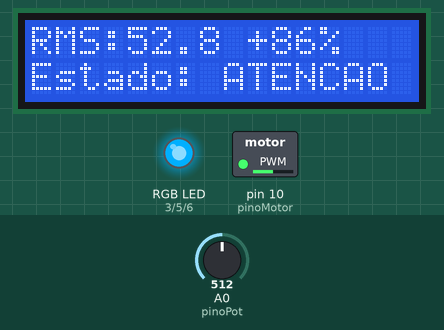
This sketch was run on a simulated Arduino Uno, built with avr-gcc and run on an emulated ATmega328P. Shown: 16×2 character LCD, switched loads named in the sketch (green lamp = pin HIGH), an RGB LED mixed from three pins (HIGH = lit). The inputs (shaded band) are chosen by the test bench; at power-on: A0 (pinoPot) = 512. Random numbers use the default seed unless the sketch sets one; what the sketch prints to the serial monitor is not drawn.

Above: at 5.8 s.
5.9 s: A0 (pinoPot) set to 306
At 6.56 s:
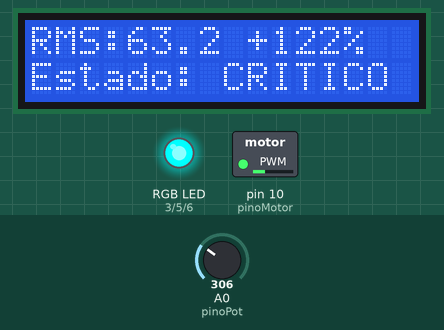
8.4 s: A0 (pinoPot) set to 496
At 8.82 s:
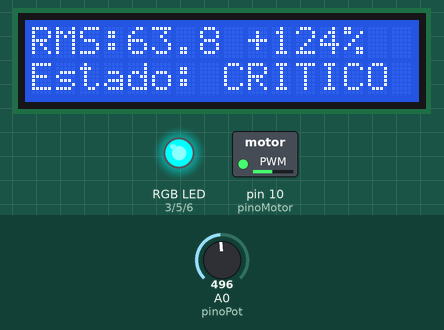
10.1 s: A0 (pinoPot) set to 511
At 10.53 s:
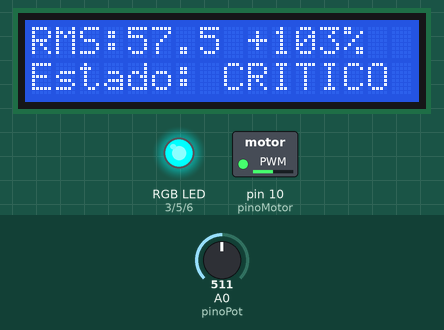
11.8 s: A0 (pinoPot) set to 1023
At 13.36 s:
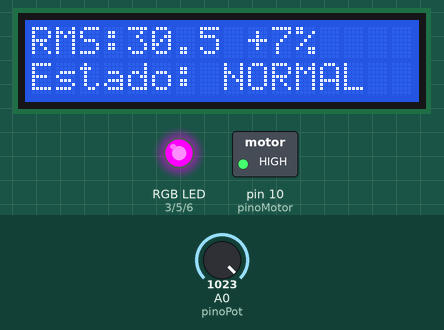
14.1 s: A0 (pinoPot) set to 933
At 14.48 s:
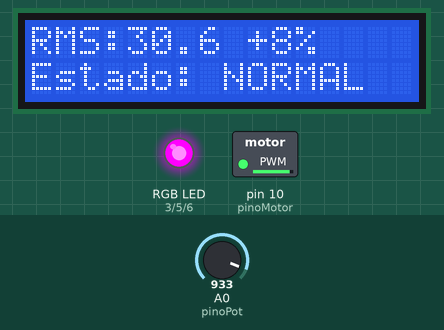
15.8 s: A0 (pinoPot) set to 919
At 18.6 s:
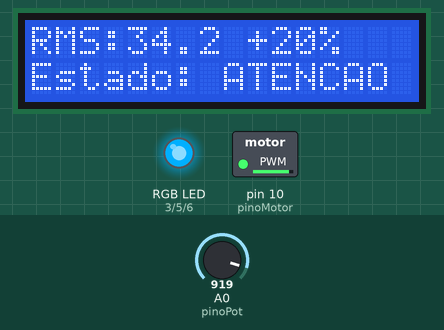
Timing chart, 0 to 19.0 s (numbered marks = the images above; inputs shaded):
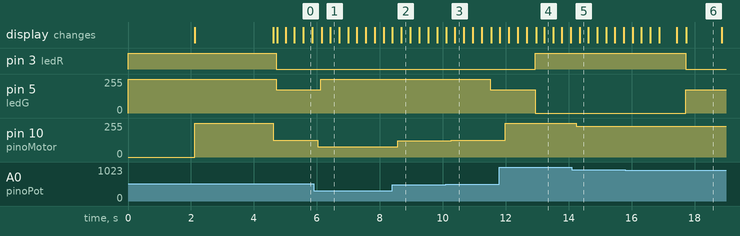

The sketch:

toolguard_tinkercad.ino
```cpp
#include <Wire.h>
#include <LiquidCrystal_I2C.h>
#include <math.h>

#define MODO_SIMULADO 1
#define INVERTER_POT 0

LiquidCrystal_I2C lcd(0x27, 16, 2);

const int ledR = 3;
const int ledG = 5;
const int ledB = 6;

const int pinoPot   = A0;
const int pinoMotor = 10;

const int PWM_ENSAIO = 255;

const int N_AMOSTRAS = 100;
const unsigned long INTERVALO_US = 1000;
const int JANELAS_CALIBRACAO = 10;

const float LIMITE_ATENCAO = 1.20;
const float LIMITE_CRITICO = 2.00;

const float BASELINE_MINIMO = 1.0;

const int PWM_NORMAL  = 255;
const int PWM_ATENCAO = 140;
const int PWM_CRITICO = 0;

const float AMP_BASE = 40.0;
const float FREQ_SIM = 50.0;

float rmsBase = 1.0;
float rmsAtual = 0.0;
float razao = 1.0;

int variacao = 0;
float fatorDesgaste = 1.0;
int pwmAtual = 0;
int pwmAlvo = 0;

const char* estado = "";

// LED para Tinkercad: saída invertida
void definirCor(int vermelho, int verde, int azul) {
  analogWrite(ledR, 255 - vermelho);
  analogWrite(ledG, 255 - verde);
  analogWrite(ledB, 255 - azul);
}

void desligarLEDs() {
  definirCor(0, 0, 0);
}

int lerSinal() {
  float t = micros() / 1000000.0;

  float v = 512.0 +
            AMP_BASE * fatorDesgaste *
            sin(2.0 * PI * FREQ_SIM * t) +
            random(-3, 4);

  return (int)v;

}

float medirRMS() {
  float soma = 0;
  float somaQuad = 0;

  unsigned long proximo = micros();

  for (int i = 0; i < N_AMOSTRAS; i++) {
    while ((long)(micros() - proximo) < 0) {}

    proximo += INTERVALO_US;

    float v = (float)lerSinal();

    soma += v;
    somaQuad += v * v;
  }

  float media = soma / N_AMOSTRAS;
  float variancia = (somaQuad / N_AMOSTRAS) - (media * media);

  if (variancia < 0) variancia = 0;

  return sqrt(variancia);
}

void calibrar() {
  lcd.clear();
  lcd.setCursor(0, 0);
  lcd.print("CALIBRANDO");
  lcd.setCursor(0, 1);
  lcd.print("Aguarde...");

  fatorDesgaste = 1.0;
  pwmAtual = PWM_ENSAIO;
  pwmAlvo = PWM_ENSAIO;

  analogWrite(pinoMotor, PWM_ENSAIO);
  delay(1500);

  float soma = 0;

  for (int i = 0; i < JANELAS_CALIBRACAO; i++) {
    soma += medirRMS();
  }

  rmsBase = soma / JANELAS_CALIBRACAO;

  if (rmsBase < BASELINE_MINIMO) {
    rmsBase = BASELINE_MINIMO;
  }

  rmsAtual = rmsBase;

  Serial.print("Referencia RMS: ");
  Serial.println(rmsBase, 2);

  lcd.clear();
}

void analisarEstado() {
  razao = rmsAtual / rmsBase;
  variacao = (int)round((razao - 1.0) * 100.0);

  if (razao <= LIMITE_ATENCAO) {
    estado = "NORMAL";
    pwmAlvo = PWM_NORMAL;
    definirCor(0, 255, 0);       // Verde
  }
  else if (razao <= LIMITE_CRITICO) {
    estado = "ATENCAO";
    pwmAlvo = PWM_ATENCAO;
    definirCor(255, 80, 0);      // Laranja
  }
  else {
    estado = "CRITICO";
    pwmAlvo = PWM_CRITICO;
    definirCor(255, 0, 0);       // Vermelho
  }
}

void atualizarLCD() {
  lcd.setCursor(0, 0);
  lcd.print("RMS:");
  lcd.print(rmsAtual, 1);
  lcd.print(" ");

  if (variacao >= 0) lcd.print("+");

  lcd.print(variacao);
  lcd.print("%   ");

  lcd.setCursor(0, 1);
  lcd.print("Estado: ");
  lcd.print(estado);
  lcd.print("    ");
}

void monitorSerial() {
  Serial.print("PWM MOTOR: ");
  Serial.print(pwmAtual);

  Serial.print(" | PWM ESTADO: ");
  Serial.print(pwmAlvo);

  Serial.print(" | RMS: ");
  Serial.print(rmsAtual, 2);

  Serial.print(" | BASE: ");
  Serial.print(rmsBase, 2);

  Serial.print(" | VARIACAO: ");
  Serial.print(variacao);
  Serial.print("%");

#if MODO_SIMULADO
  Serial.print(" | DESGASTE: x");
  Serial.print(fatorDesgaste, 2);
#endif

  Serial.print(" | ESTADO: ");
  Serial.println(estado);
}

void setup() {
  Serial.begin(9600);
  randomSeed(analogRead(A2));

  pinMode(ledR, OUTPUT);
  pinMode(ledG, OUTPUT);
  pinMode(ledB, OUTPUT);

  desligarLEDs();

  pinMode(pinoMotor, OUTPUT);
  analogWrite(pinoMotor, 0);

  lcd.init();
  lcd.backlight();
  lcd.clear();

  lcd.setCursor(0, 0);
  lcd.print("TOOLGUARD");
  lcd.setCursor(0, 1);
  lcd.print("Sistema Online");

  delay(2000);
  calibrar();
}

void loop() {
  int leituraPot = analogRead(pinoPot);

#if INVERTER_POT
  leituraPot = 1023 - leituraPot;
#endif

  float nivel = leituraPot / 1023.0;
  fatorDesgaste = 3.0 - (2.0 * nivel);

  pwmAtual = map(leituraPot, 0, 1023, 0, 255);
  analogWrite(pinoMotor, pwmAtual);

  float novo = medirRMS();
  rmsAtual = 0.6 * rmsAtual + 0.4 * novo;

  analisarEstado();
  atualizarLCD();
  monitorSerial();

  delay(100);
}
```

Measured:
- the behaviour switches between 920 and 919 on A0 (pinoPot) (found by bisection; images 5 and 6)
- after the input at 5.9 s, pin 5 (ledG): 175/255 → 255/255 after 0.23 s; pin 10 (pinoMotor): 127/255 → 76/255 after 0.13 s
- after the input at 8.4 s, pin 10 (pinoMotor): 76/255 → 123/255 after 0.17 s
- after the input at 10.1 s, pin 5 (ledG): 255/255 → 175/255 after 1.4 s; pin 10 (pinoMotor): 123/255 → 127/255 after 0.18 s
- after the input at 11.8 s, pin 3 (ledR): LOW → HIGH after 1.1 s; pin 10 (pinoMotor): 127/255 → 255/255 after 0.18 s
- after the input at 14.1 s, pin 10 (pinoMotor): 255/255 → 232/255 after 0.14 s
- after the input at 15.8 s, pin 3 (ledR): HIGH → LOW after 1.9 s; pin 5 (ledG): 0/255 → 175/255 after 1.9 s; pin 10 (pinoMotor): 232/255 → 229/255 after 0.12 s
